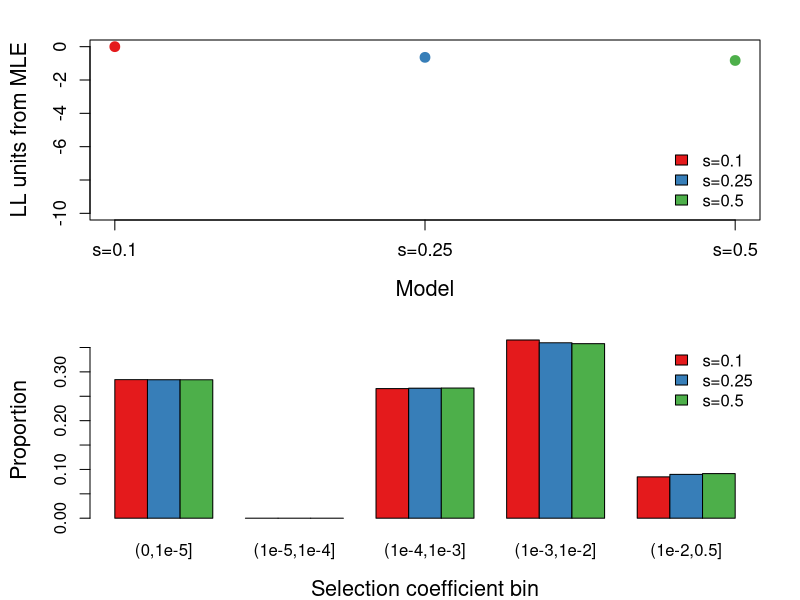

Here is the R script that generated this plot:







data_h0.0_s0.1 <- c(-1478.1073356017878,0.2841298043460863,3.255773374730009e-11,0.2657483172967277,0.3653499613641878,0.0847719169604409)


data_h0.0_s0.25 <- c(-1478.7481604050208,0.28388174770190294,1.4743789129997923e-11,0.2665735513182005,0.35967486682124544,0.08986983414390741)

data_h0.0_s0.5 <- c(-1478.9355732799163,0.28382617138998045,1.03362964779169e-11,0.2668525626960354,0.3578595196480874,0.09146174625556076)



LL <- c(data_h0.0_s0.1[1],data_h0.0_s0.25[1],data_h0.0_s0.5[1])



pdf("~/Documents/UCLA/dominance/analysis/plots/s_limit_comparison_plot.pdf", height = 8, width = 7)
par(mfrow=c(2,1), mar = c(4,4.5,2,2))

axis=1.1
lab=1.3
points=1.3
library(RColorBrewer) 
cols <- brewer.pal(n = 3, name = "Set1")

## plot likelihood
plot(1:3, LL-max(LL), xaxt='n', xlab="Model", ylab="LL units from MLE", pch=19, cex=points, cex.lab=lab, cex.axis=axis, col=cols, ylim=c(-10,0))
axis(1, at=1:3, labels=c("s=0.1","s=0.25","s=0.5"), cex.axis=axis)
legend("bottomright",  fill = cols, c("s=0.1","s=0.25","s=0.5"), cex=1, bty="n")

## plot s bins
plot_data <- rbind(data_h0.0_s0.1[2:6],data_h0.0_s0.25[2:6],data_h0.0_s0.5[2:6])
barplot(as.matrix(plot_data), beside=T, col = cols, ylab="Proportion", xlab = "Selection coefficient bin", names =c("(0,1e-5]","(1e-5,1e-4]","(1e-4,1e-3]","(1e-3,1e-2]","(1e-2,0.5]"),cex.lab=lab,cex.names=1)
legend("topright",  fill = cols, c("s=0.1","s=0.25","s=0.5"), cex=1, bty="n")

dev.off()





